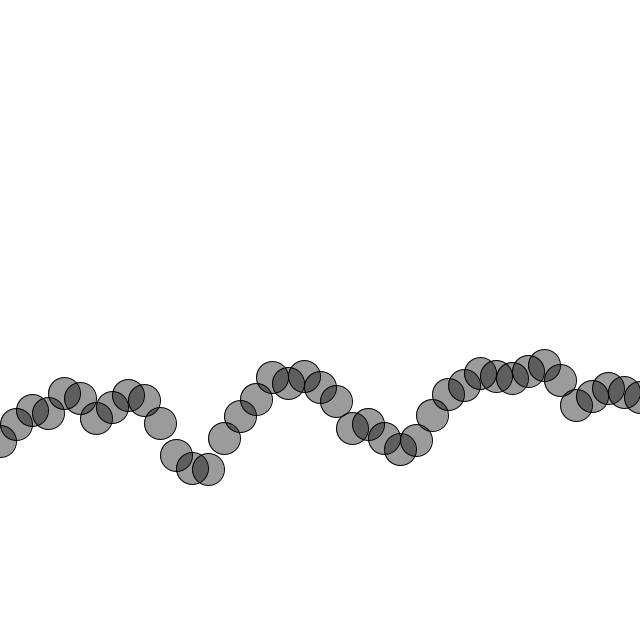
Frame 1 (no input)
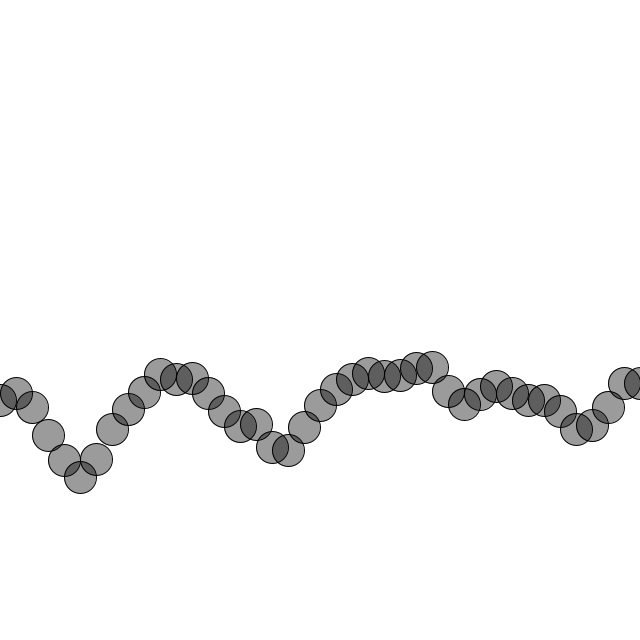
Frame 60 (the mouse pressed at the canvas centre just before this capture)
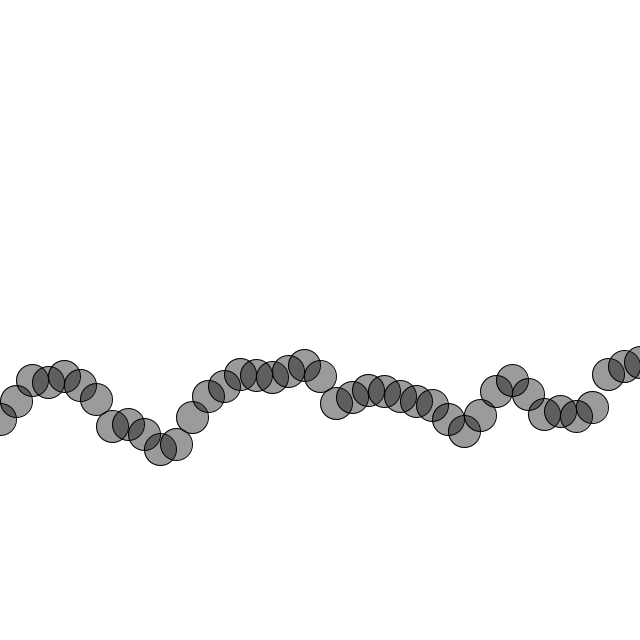
Frame 120 (the mouse held since frame 60 and released just before this capture)

The Processing sketch that drew these frames (run headless with seeded random() and noise(); from frame 60 on, the mouse is pressed at the canvas centre):

// Processing sketch: E3_9Noisewave
// ── E3_9Noisewave.pde
void setup() {
	size(640, 640);
	background(255);
	fill(0, 100);
	stroke(0);
}

float angle = 0;
float angleVel = .02;
float amplitude = 200;

void draw() {
background(255);
	for (int x = 0; x <= width; x+=16) {
		float y  = amplitude*noise(angle+.01*x);

		ellipse(x, y+height/2, 32,  32);


		
	}
	angle+=angleVel;
	
}
